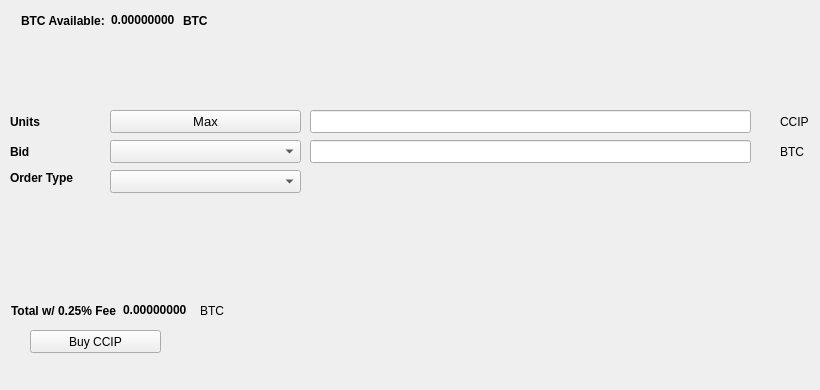
   <widget class="QWidget" name="BuyTab">
    <attribute name="title">
     <string>Buy</string>
    </attribute>
    <widget class="QPushButton" name="BuyCCIP">
     <property name="geometry">
      <rect>
       <x>30</x>
       <y>330</y>
       <width>131</width>
       <height>23</height>
      </rect>
     </property>
     <property name="text">
      <string>Buy CCIP</string>
     </property>
     <property name="icon">
      <iconset resource="../ccip.qrc">
       <normaloff>:/icons/bitcoin</normaloff>:/icons/bitcoin</iconset>
     </property>
    </widget>
    <widget class="QLabel" name="label_3">
     <property name="geometry">
      <rect>
       <x>10</x>
       <y>110</y>
       <width>46</width>
       <height>23</height>
      </rect>
     </property>
     <property name="font">
      <font>
       <weight>75</weight>
       <bold>true</bold>
      </font>
     </property>
     <property name="text">
      <string>Units</string>
     </property>
    </widget>
    <widget class="QLineEdit" name="UnitsInput">
     <property name="geometry">
      <rect>
       <x>310</x>
       <y>110</y>
       <width>441</width>
       <height>23</height>
      </rect>
     </property>
     <property name="font">
      <font>
       <pointsize>9</pointsize>
       <weight>75</weight>
       <bold>true</bold>
      </font>
     </property>
    </widget>
    <widget class="QLineEdit" name="BuyBidPriceEdit">
     <property name="geometry">
      <rect>
       <x>310</x>
       <y>140</y>
       <width>441</width>
       <height>23</height>
      </rect>
     </property>
     <property name="font">
      <font>
       <pointsize>9</pointsize>
       <weight>75</weight>
       <bold>true</bold>
      </font>
     </property>
    </widget>
    <widget class="QLabel" name="label_4">
     <property name="geometry">
      <rect>
       <x>780</x>
       <y>110</y>
       <width>31</width>
       <height>23</height>
      </rect>
     </property>
     <property name="text">
      <string>CCIP</string>
     </property>
    </widget>
    <widget class="QLabel" name="label_5">
     <property name="geometry">
      <rect>
       <x>780</x>
       <y>140</y>
       <width>31</width>
       <height>23</height>
      </rect>
     </property>
     <property name="text">
      <string>BTC</string>
     </property>
    </widget>
    <widget class="QLabel" name="label_6">
     <property name="geometry">
      <rect>
       <x>10</x>
       <y>140</y>
       <width>46</width>
       <height>23</height>
      </rect>
     </property>
     <property name="font">
      <font>
       <weight>75</weight>
       <bold>true</bold>
      </font>
     </property>
     <property name="text">
      <string>Bid</string>
     </property>
    </widget>
    <widget class="QLabel" name="label_7">
     <property name="geometry">
      <rect>
       <x>10</x>
       <y>170</y>
       <width>91</width>
       <height>16</height>
      </rect>
     </property>
     <property name="font">
      <font>
       <weight>75</weight>
       <bold>true</bold>
      </font>
     </property>
     <property name="text">
      <string>Order Type</string>
     </property>
    </widget>
    <widget class="QPushButton" name="Buy_Max_Amount">
     <property name="geometry">
      <rect>
       <x>110</x>
       <y>110</y>
       <width>191</width>
       <height>23</height>
      </rect>
     </property>
     <property name="font">
      <font>
       <pointsize>10</pointsize>
      </font>
     </property>
     <property name="text">
      <string>Max</string>
     </property>
    </widget>
    <widget class="QComboBox" name="BuyBidcomboBox">
     <property name="geometry">
      <rect>
       <x>110</x>
       <y>140</y>
       <width>191</width>
       <height>23</height>
      </rect>
     </property>
     <property name="font">
      <font>
       <pointsize>10</pointsize>
      </font>
     </property>
    </widget>
    <widget class="QComboBox" name="buyOrdertypeCombo">
     <property name="geometry">
      <rect>
       <x>110</x>
       <y>170</y>
       <width>191</width>
       <height>23</height>
      </rect>
     </property>
     <property name="font">
      <font>
       <pointsize>10</pointsize>
      </font>
     </property>
    </widget>
    <widget class="QWidget" name="layoutWidget1">
     <property name="geometry">
      <rect>
       <x>21</x>
       <y>11</y>
       <width>227</width>
       <height>19</height>
      </rect>
     </property>
     <layout class="QHBoxLayout" name="horizontalLayout_3">
      <item>
       <widget class="QLabel" name="label232">
        <property name="font">
         <font>
          <weight>75</weight>
          <bold>true</bold>
         </font>
        </property>
        <property name="text">
         <string>BTC Available:</string>
        </property>
       </widget>
      </item>
      <item>
       <widget class="QLabel" name="BtcAvailableLbl">
        <property name="palette">
         <palette>
          <active>
           <colorrole role="WindowText">
            <brush brushstyle="SolidPattern">
             <color alpha="255">
              <red>0</red>
              <green>0</green>
              <blue>0</blue>
             </color>
            </brush>
           </colorrole>
           <colorrole role="Button">
            <brush brushstyle="SolidPattern">
             <color alpha="255">
              <red>0</red>
              <green>170</green>
              <blue>0</blue>
             </color>
            </brush>
           </colorrole>
           <colorrole role="Light">
            <brush brushstyle="SolidPattern">
             <color alpha="255">
              <red>0</red>
              <green>255</green>
              <blue>0</blue>
             </color>
            </brush>
           </colorrole>
           <colorrole role="Midlight">
            <brush brushstyle="SolidPattern">
             <color alpha="255">
              <red>0</red>
              <green>212</green>
              <blue>0</blue>
             </color>
            </brush>
           </colorrole>
           <colorrole role="Dark">
            <brush brushstyle="SolidPattern">
             <color alpha="255">
              <red>0</red>
              <green>85</green>
              <blue>0</blue>
             </color>
            </brush>
           </colorrole>
           <colorrole role="Mid">
            <brush brushstyle="SolidPattern">
             <color alpha="255">
              <red>0</red>
              <green>113</green>
              <blue>0</blue>
             </color>
            </brush>
           </colorrole>
           <colorrole role="Text">
            <brush brushstyle="SolidPattern">
             <color alpha="255">
              <red>0</red>
              <green>170</green>
              <blue>0</blue>
             </color>
            </brush>
           </colorrole>
           <colorrole role="BrightText">
            <brush brushstyle="SolidPattern">
             <color alpha="255">
              <red>255</red>
              <green>255</green>
              <blue>255</blue>
             </color>
            </brush>
           </colorrole>
           <colorrole role="ButtonText">
            <brush brushstyle="SolidPattern">
             <color alpha="255">
              <red>0</red>
              <green>0</green>
              <blue>0</blue>
             </color>
            </brush>
           </colorrole>
           <colorrole role="Base">
            <brush brushstyle="SolidPattern">
             <color alpha="255">
              <red>255</red>
              <green>255</green>
              <blue>255</blue>
             </color>
            </brush>
           </colorrole>
           <colorrole role="Window">
            <brush brushstyle="SolidPattern">
             <color alpha="255">
              <red>0</red>
              <green>170</green>
              <blue>0</blue>
             </color>
            </brush>
           </colorrole>
           <colorrole role="Shadow">
            <brush brushstyle="SolidPattern">
             <color alpha="255">
              <red>0</red>
              <green>0</green>
              <blue>0</blue>
             </color>
            </brush>
           </colorrole>
           <colorrole role="AlternateBase">
            <brush brushstyle="SolidPattern">
             <color alpha="255">
              <red>127</red>
              <green>212</green>
              <blue>127</blue>
             </color>
            </brush>
           </colorrole>
           <colorrole role="ToolTipBase">
            <brush brushstyle="SolidPattern">
             <color alpha="255">
              <red>255</red>
              <green>255</green>
              <blue>220</blue>
             </color>
            </brush>
           </colorrole>
           <colorrole role="ToolTipText">
            <brush brushstyle="SolidPattern">
             <color alpha="255">
              <red>0</red>
              <green>0</green>
              <blue>0</blue>
             </color>
            </brush>
           </colorrole>
          </active>
          <inactive>
           <colorrole role="WindowText">
            <brush brushstyle="SolidPattern">
             <color alpha="255">
              <red>0</red>
              <green>0</green>
              <blue>0</blue>
             </color>
            </brush>
           </colorrole>
           <colorrole role="Button">
            <brush brushstyle="SolidPattern">
             <color alpha="255">
              <red>0</red>
              <green>170</green>
              <blue>0</blue>
             </color>
            </brush>
           </colorrole>
           <colorrole role="Light">
            <brush brushstyle="SolidPattern">
             <color alpha="255">
              <red>0</red>
              <green>255</green>
              <blue>0</blue>
             </color>
            </brush>
           </colorrole>
           <colorrole role="Midlight">
            <brush brushstyle="SolidPattern">
             <color alpha="255">
              <red>0</red>
              <green>212</green>
              <blue>0</blue>
             </color>
            </brush>
           </colorrole>
           <colorrole role="Dark">
            <brush brushstyle="SolidPattern">
             <color alpha="255">
              <red>0</red>
              <green>85</green>
              <blue>0</blue>
             </color>
            </brush>
           </colorrole>
           <colorrole role="Mid">
            <brush brushstyle="SolidPattern">
             <color alpha="255">
              <red>0</red>
              <green>113</green>
              <blue>0</blue>
             </color>
            </brush>
           </colorrole>
           <colorrole role="Text">
            <brush brushstyle="SolidPattern">
             <color alpha="255">
              <red>0</red>
              <green>170</green>
              <blue>0</blue>
             </color>
            </brush>
           </colorrole>
           <colorrole role="BrightText">
            <brush brushstyle="SolidPattern">
             <color alpha="255">
              <red>255</red>
              <green>255</green>
              <blue>255</blue>
             </color>
            </brush>
           </colorrole>
           <colorrole role="ButtonText">
            <brush brushstyle="SolidPattern">
             <color alpha="255">
              <red>0</red>
              <green>0</green>
              <blue>0</blue>
             </color>
            </brush>
           </colorrole>
           <colorrole role="Base">
            <brush brushstyle="SolidPattern">
             <color alpha="255">
              <red>255</red>
              <green>255</green>
              <blue>255</blue>
             </color>
            </brush>
           </colorrole>
           <colorrole role="Window">
            <brush brushstyle="SolidPattern">
             <color alpha="255">
              <red>0</red>
              <green>170</green>
              <blue>0</blue>
             </color>
            </brush>
           </colorrole>
           <colorrole role="Shadow">
            <brush brushstyle="SolidPattern">
             <color alpha="255">
              <red>0</red>
              <green>0</green>
              <blue>0</blue>
             </color>
            </brush>
           </colorrole>
           <colorrole role="AlternateBase">
            <brush brushstyle="SolidPattern">
             <color alpha="255">
              <red>127</red>
              <green>212</green>
              <blue>127</blue>
             </color>
            </brush>
           </colorrole>
           <colorrole role="ToolTipBase">
            <brush brushstyle="SolidPattern">
             <color alpha="255">
              <red>255</red>
              <green>255</green>
              <blue>220</blue>
             </color>
            </brush>
           </colorrole>
           <colorrole role="ToolTipText">
            <brush brushstyle="SolidPattern">
             <color alpha="255">
              <red>0</red>
              <green>0</green>
              <blue>0</blue>
             </color>
            </brush>
           </colorrole>
          </inactive>
          <disabled>
           <colorrole role="WindowText">
            <brush brushstyle="SolidPattern">
             <color alpha="255">
              <red>0</red>
              <green>85</green>
              <blue>0</blue>
             </color>
            </brush>
           </colorrole>
           <colorrole role="Button">
            <brush brushstyle="SolidPattern">
             <color alpha="255">
              <red>0</red>
              <green>170</green>
              <blue>0</blue>
             </color>
            </brush>
           </colorrole>
           <colorrole role="Light">
            <brush brushstyle="SolidPattern">
             <color alpha="255">
              <red>0</red>
              <green>255</green>
              <blue>0</blue>
             </color>
            </brush>
           </colorrole>
           <colorrole role="Midlight">
            <brush brushstyle="SolidPattern">
             <color alpha="255">
              <red>0</red>
              <green>212</green>
              <blue>0</blue>
             </color>
            </brush>
           </colorrole>
           <colorrole role="Dark">
            <brush brushstyle="SolidPattern">
             <color alpha="255">
              <red>0</red>
              <green>85</green>
              <blue>0</blue>
             </color>
            </brush>
           </colorrole>
           <colorrole role="Mid">
            <brush brushstyle="SolidPattern">
             <color alpha="255">
              <red>0</red>
              <green>113</green>
              <blue>0</blue>
             </color>
            </brush>
           </colorrole>
           <colorrole role="Text">
            <brush brushstyle="SolidPattern">
             <color alpha="255">
              <red>0</red>
              <green>85</green>
              <blue>0</blue>
             </color>
            </brush>
           </colorrole>
           <colorrole role="BrightText">
            <brush brushstyle="SolidPattern">
             <color alpha="255">
              <red>255</red>
              <green>255</green>
              <blue>255</blue>
             </color>
            </brush>
           </colorrole>
           <colorrole role="ButtonText">
            <brush brushstyle="SolidPattern">
             <color alpha="255">
              <red>0</red>
              <green>85</green>
              <blue>0</blue>
             </color>
            </brush>
           </colorrole>
           <colorrole role="Base">
            <brush brushstyle="SolidPattern">
             <color alpha="255">
              <red>0</red>
              <green>170</green>
              <blue>0</blue>
             </color>
            </brush>
           </colorrole>
           <colorrole role="Window">
            <brush brushstyle="SolidPattern">
             <color alpha="255">
              <red>0</red>
              <green>170</green>
              <blue>0</blue>
             </color>
            </brush>
           </colorrole>
           <colorrole role="Shadow">
            <brush brushstyle="SolidPattern">
             <color alpha="255">
              <red>0</red>
              <green>0</green>
              <blue>0</blue>
             </color>
            </brush>
           </colorrole>
           <colorrole role="AlternateBase">
            <brush brushstyle="SolidPattern">
             <color alpha="255">
              <red>0</red>
              <green>170</green>
              <blue>0</blue>
             </color>
            </brush>
           </colorrole>
           <colorrole role="ToolTipBase">
            <brush brushstyle="SolidPattern">
             <color alpha="255">
              <red>255</red>
              <green>255</green>
              <blue>220</blue>
             </color>
            </brush>
           </colorrole>
           <colorrole role="ToolTipText">
            <brush brushstyle="SolidPattern">
             <color alpha="255">
              <red>0</red>
              <green>0</green>
              <blue>0</blue>
             </color>
            </brush>
           </colorrole>
          </disabled>
         </palette>
        </property>
        <property name="font">
         <font>
          <weight>75</weight>
          <bold>true</bold>
         </font>
        </property>
        <property name="text">
         <string>0.00000000</string>
        </property>
        <property name="textInteractionFlags">
         <set>Qt::LinksAccessibleByMouse|Qt::TextSelectableByKeyboard|Qt::TextSelectableByMouse</set>
        </property>
       </widget>
      </item>
      <item>
       <widget class="QLabel" name="BtcAvailableLbl_2">
        <property name="font">
         <font>
          <weight>75</weight>
          <bold>true</bold>
         </font>
        </property>
        <property name="text">
         <string>BTC</string>
        </property>
       </widget>
      </item>
     </layout>
    </widget>
    <widget class="QWidget" name="layoutWidge2">
     <property name="geometry">
      <rect>
       <x>11</x>
       <y>301</y>
       <width>259</width>
       <height>19</height>
      </rect>
     </property>
     <layout class="QHBoxLayout" name="horizontalLayout_4">
      <item>
       <widget class="QLabel" name="label_9">
        <property name="font">
         <font>
          <weight>75</weight>
          <bold>true</bold>
         </font>
        </property>
        <property name="text">
         <string>Total w/ 0.25% Fee</string>
        </property>
       </widget>
      </item>
      <item>
       <widget class="QLabel" name="BuyCostLabel">
        <property name="palette">
         <palette>
          <active>
           <colorrole role="WindowText">
            <brush brushstyle="SolidPattern">
             <color alpha="255">
              <red>0</red>
              <green>0</green>
              <blue>0</blue>
             </color>
            </brush>
           </colorrole>
           <colorrole role="Button">
            <brush brushstyle="SolidPattern">
             <color alpha="255">
              <red>0</red>
              <green>170</green>
              <blue>0</blue>
             </color>
            </brush>
           </colorrole>
           <colorrole role="Light">
            <brush brushstyle="SolidPattern">
             <color alpha="255">
              <red>0</red>
              <green>255</green>
              <blue>0</blue>
             </color>
            </brush>
           </colorrole>
           <colorrole role="Midlight">
            <brush brushstyle="SolidPattern">
             <color alpha="255">
              <red>0</red>
              <green>212</green>
              <blue>0</blue>
             </color>
            </brush>
           </colorrole>
           <colorrole role="Dark">
            <brush brushstyle="SolidPattern">
             <color alpha="255">
              <red>0</red>
              <green>85</green>
              <blue>0</blue>
             </color>
            </brush>
           </colorrole>
           <colorrole role="Mid">
            <brush brushstyle="SolidPattern">
             <color alpha="255">
              <red>0</red>
              <green>113</green>
              <blue>0</blue>
             </color>
            </brush>
           </colorrole>
           <colorrole role="Text">
            <brush brushstyle="SolidPattern">
             <color alpha="255">
              <red>0</red>
              <green>170</green>
              <blue>0</blue>
             </color>
            </brush>
           </colorrole>
           <colorrole role="BrightText">
            <brush brushstyle="SolidPattern">
             <color alpha="255">
              <red>255</red>
              <green>255</green>
              <blue>255</blue>
             </color>
            </brush>
           </colorrole>
           <colorrole role="ButtonText">
            <brush brushstyle="SolidPattern">
             <color alpha="255">
              <red>0</red>
              <green>0</green>
              <blue>0</blue>
             </color>
            </brush>
           </colorrole>
           <colorrole role="Base">
            <brush brushstyle="SolidPattern">
             <color alpha="255">
              <red>255</red>
              <green>255</green>
              <blue>255</blue>
             </color>
            </brush>
           </colorrole>
           <colorrole role="Window">
            <brush brushstyle="SolidPattern">
             <color alpha="255">
              <red>0</red>
              <green>170</green>
              <blue>0</blue>
             </color>
            </brush>
           </colorrole>
           <colorrole role="Shadow">
            <brush brushstyle="SolidPattern">
             <color alpha="255">
              <red>0</red>
              <green>0</green>
              <blue>0</blue>
             </color>
            </brush>
           </colorrole>
           <colorrole role="AlternateBase">
            <brush brushstyle="SolidPattern">
             <color alpha="255">
              <red>127</red>
              <green>212</green>
              <blue>127</blue>
             </color>
            </brush>
           </colorrole>
           <colorrole role="ToolTipBase">
            <brush brushstyle="SolidPattern">
             <color alpha="255">
              <red>255</red>
              <green>255</green>
              <blue>220</blue>
             </color>
            </brush>
           </colorrole>
           <colorrole role="ToolTipText">
            <brush brushstyle="SolidPattern">
             <color alpha="255">
              <red>0</red>
              <green>0</green>
              <blue>0</blue>
             </color>
            </brush>
           </colorrole>
          </active>
          <inactive>
           <colorrole role="WindowText">
            <brush brushstyle="SolidPattern">
             <color alpha="255">
              <red>0</red>
              <green>0</green>
              <blue>0</blue>
             </color>
            </brush>
           </colorrole>
           <colorrole role="Button">
            <brush brushstyle="SolidPattern">
             <color alpha="255">
              <red>0</red>
              <green>170</green>
              <blue>0</blue>
             </color>
            </brush>
           </colorrole>
           <colorrole role="Light">
            <brush brushstyle="SolidPattern">
             <color alpha="255">
              <red>0</red>
              <green>255</green>
              <blue>0</blue>
             </color>
            </brush>
           </colorrole>
           <colorrole role="Midlight">
            <brush brushstyle="SolidPattern">
             <color alpha="255">
              <red>0</red>
              <green>212</green>
              <blue>0</blue>
             </color>
            </brush>
           </colorrole>
           <colorrole role="Dark">
            <brush brushstyle="SolidPattern">
             <color alpha="255">
              <red>0</red>
              <green>85</green>
              <blue>0</blue>
             </color>
            </brush>
           </colorrole>
           <colorrole role="Mid">
            <brush brushstyle="SolidPattern">
             <color alpha="255">
              <red>0</red>
              <green>113</green>
              <blue>0</blue>
             </color>
            </brush>
           </colorrole>
           <colorrole role="Text">
            <brush brushstyle="SolidPattern">
             <color alpha="255">
              <red>0</red>
              <green>170</green>
              <blue>0</blue>
             </color>
            </brush>
           </colorrole>
           <colorrole role="BrightText">
            <brush brushstyle="SolidPattern">
             <color alpha="255">
              <red>255</red>
              <green>255</green>
              <blue>255</blue>
             </color>
            </brush>
           </colorrole>
           <colorrole role="ButtonText">
            <brush brushstyle="SolidPattern">
             <color alpha="255">
              <red>0</red>
              <green>0</green>
              <blue>0</blue>
             </color>
            </brush>
           </colorrole>
           <colorrole role="Base">
            <brush brushstyle="SolidPattern">
             <color alpha="255">
              <red>255</red>
              <green>255</green>
              <blue>255</blue>
             </color>
            </brush>
           </colorrole>
           <colorrole role="Window">
            <brush brushstyle="SolidPattern">
             <color alpha="255">
              <red>0</red>
              <green>170</green>
              <blue>0</blue>
             </color>
            </brush>
           </colorrole>
           <colorrole role="Shadow">
            <brush brushstyle="SolidPattern">
             <color alpha="255">
              <red>0</red>
              <green>0</green>
              <blue>0</blue>
             </color>
            </brush>
           </colorrole>
           <colorrole role="AlternateBase">
            <brush brushstyle="SolidPattern">
             <color alpha="255">
              <red>127</red>
              <green>212</green>
              <blue>127</blue>
             </color>
            </brush>
           </colorrole>
           <colorrole role="ToolTipBase">
            <brush brushstyle="SolidPattern">
             <color alpha="255">
              <red>255</red>
              <green>255</green>
              <blue>220</blue>
             </color>
            </brush>
           </colorrole>
           <colorrole role="ToolTipText">
            <brush brushstyle="SolidPattern">
             <color alpha="255">
              <red>0</red>
              <green>0</green>
              <blue>0</blue>
             </color>
            </brush>
           </colorrole>
          </inactive>
          <disabled>
           <colorrole role="WindowText">
            <brush brushstyle="SolidPattern">
             <color alpha="255">
              <red>0</red>
              <green>85</green>
              <blue>0</blue>
             </color>
            </brush>
           </colorrole>
           <colorrole role="Button">
            <brush brushstyle="SolidPattern">
             <color alpha="255">
              <red>0</red>
              <green>170</green>
              <blue>0</blue>
             </color>
            </brush>
           </colorrole>
           <colorrole role="Light">
            <brush brushstyle="SolidPattern">
             <color alpha="255">
              <red>0</red>
              <green>255</green>
              <blue>0</blue>
             </color>
            </brush>
           </colorrole>
           <colorrole role="Midlight">
            <brush brushstyle="SolidPattern">
             <color alpha="255">
              <red>0</red>
              <green>212</green>
              <blue>0</blue>
             </color>
            </brush>
           </colorrole>
           <colorrole role="Dark">
            <brush brushstyle="SolidPattern">
             <color alpha="255">
              <red>0</red>
              <green>85</green>
              <blue>0</blue>
             </color>
            </brush>
           </colorrole>
           <colorrole role="Mid">
            <brush brushstyle="SolidPattern">
             <color alpha="255">
              <red>0</red>
              <green>113</green>
              <blue>0</blue>
             </color>
            </brush>
           </colorrole>
           <colorrole role="Text">
            <brush brushstyle="SolidPattern">
             <color alpha="255">
              <red>0</red>
              <green>85</green>
              <blue>0</blue>
             </color>
            </brush>
           </colorrole>
           <colorrole role="BrightText">
            <brush brushstyle="SolidPattern">
             <color alpha="255">
              <red>255</red>
              <green>255</green>
              <blue>255</blue>
             </color>
            </brush>
           </colorrole>
           <colorrole role="ButtonText">
            <brush brushstyle="SolidPattern">
             <color alpha="255">
              <red>0</red>
              <green>85</green>
              <blue>0</blue>
             </color>
            </brush>
           </colorrole>
           <colorrole role="Base">
            <brush brushstyle="SolidPattern">
             <color alpha="255">
              <red>0</red>
              <green>170</green>
              <blue>0</blue>
             </color>
            </brush>
           </colorrole>
           <colorrole role="Window">
            <brush brushstyle="SolidPattern">
             <color alpha="255">
              <red>0</red>
              <green>170</green>
              <blue>0</blue>
             </color>
            </brush>
           </colorrole>
           <colorrole role="Shadow">
            <brush brushstyle="SolidPattern">
             <color alpha="255">
              <red>0</red>
              <green>0</green>
              <blue>0</blue>
             </color>
            </brush>
           </colorrole>
           <colorrole role="AlternateBase">
            <brush brushstyle="SolidPattern">
             <color alpha="255">
              <red>0</red>
              <green>170</green>
              <blue>0</blue>
             </color>
            </brush>
           </colorrole>
           <colorrole role="ToolTipBase">
            <brush brushstyle="SolidPattern">
             <color alpha="255">
              <red>255</red>
              <green>255</green>
              <blue>220</blue>
             </color>
            </brush>
           </colorrole>
           <colorrole role="ToolTipText">
            <brush brushstyle="SolidPattern">
             <color alpha="255">
              <red>0</red>
              <green>0</green>
              <blue>0</blue>
             </color>
            </brush>
           </colorrole>
          </disabled>
         </palette>
        </property>
        <property name="font">
         <font>
          <weight>75</weight>
          <bold>true</bold>
         </font>
        </property>
        <property name="autoFillBackground">
         <bool>false</bool>
        </property>
        <property name="text">
         <string>0.00000000</string>
        </property>
        <property name="textInteractionFlags">
         <set>Qt::LinksAccessibleByMouse|Qt::TextSelectableByMouse</set>
        </property>
       </widget>
      </item>
      <item>
       <widget class="QLabel" name="label_10">
        <property name="font">
         <font>
          <weight>50</weight>
          <bold>false</bold>
         </font>
        </property>
        <property name="text">
         <string>BTC</string>
        </property>
       </widget>
      </item>
     </layout>
    </widget>
    <widget class="QLabel" name="label_24">
     <property name="geometry">
      <rect>
       <x>460</x>
       <y>300</y>
       <width>281</width>
       <height>81</height>
      </rect>
     </property>
     <property name="text">
      <string/>
     </property>
     <property name="pixmap">
      <pixmap>:/images/bittrex</pixmap>
     </property>
    </widget>
   </widget>
